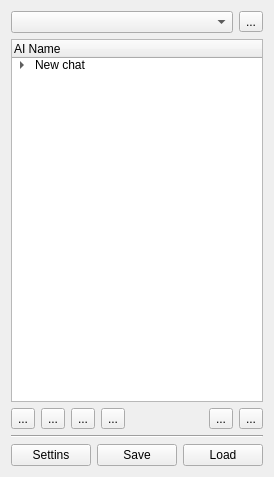
<?xml version="1.0" encoding="UTF-8"?>
<ui version="4.0">
 <class>ChatList</class>
 <widget class="QWidget" name="ChatList">
  <property name="geometry">
   <rect>
    <x>0</x>
    <y>0</y>
    <width>263</width>
    <height>477</height>
   </rect>
  </property>
  <property name="windowTitle">
   <string>Chat List</string>
  </property>
  <layout class="QVBoxLayout" name="vl_Main">
   <item>
    <layout class="QHBoxLayout" name="hl_ChatListFind">
     <item>
      <widget class="QComboBox" name="cb_FindChat">
       <property name="sizePolicy">
        <sizepolicy hsizetype="Preferred" vsizetype="Preferred">
         <horstretch>0</horstretch>
         <verstretch>0</verstretch>
        </sizepolicy>
       </property>
      </widget>
     </item>
     <item>
      <widget class="QToolButton" name="tb_FindChat">
       <property name="text">
        <string>...</string>
       </property>
       <property name="icon">
        <iconset theme="QIcon::ThemeIcon::EditFind"/>
       </property>
       <property name="iconSize">
        <size>
         <width>32</width>
         <height>32</height>
        </size>
       </property>
      </widget>
     </item>
    </layout>
   </item>
   <item>
    <widget class="QTreeWidget" name="tw_ChatList">
     <property name="dragDropMode">
      <enum>QAbstractItemView::DragDropMode::InternalMove</enum>
     </property>
     <column>
      <property name="text">
       <string>AI Name</string>
      </property>
     </column>
     <item>
      <property name="text">
       <string>New chat</string>
      </property>
      <item>
       <property name="text">
        <string>New Subitem</string>
       </property>
      </item>
      <item>
       <property name="text">
        <string>New Subitem</string>
       </property>
      </item>
      <item>
       <property name="text">
        <string>New Subitem</string>
       </property>
      </item>
      <item>
       <property name="text">
        <string>New Item</string>
       </property>
      </item>
      <item>
       <property name="text">
        <string>New Item</string>
       </property>
      </item>
      <item>
       <property name="text">
        <string>New Item</string>
       </property>
      </item>
     </item>
    </widget>
   </item>
   <item>
    <layout class="QHBoxLayout" name="horizontalLayout">
     <item>
      <widget class="QToolButton" name="tb_ChatMoveUp">
       <property name="text">
        <string>...</string>
       </property>
       <property name="icon">
        <iconset theme="QIcon::ThemeIcon::GoUp"/>
       </property>
      </widget>
     </item>
     <item>
      <widget class="QToolButton" name="tb_ChatMoveDown">
       <property name="text">
        <string>...</string>
       </property>
       <property name="icon">
        <iconset theme="QIcon::ThemeIcon::GoDown"/>
       </property>
      </widget>
     </item>
     <item>
      <widget class="QToolButton" name="toolButton_3">
       <property name="text">
        <string>...</string>
       </property>
      </widget>
     </item>
     <item>
      <widget class="QToolButton" name="toolButton_4">
       <property name="text">
        <string>...</string>
       </property>
      </widget>
     </item>
     <item>
      <spacer name="horizontalSpacer">
       <property name="orientation">
        <enum>Qt::Orientation::Horizontal</enum>
       </property>
       <property name="sizeHint" stdset="0">
        <size>
         <width>40</width>
         <height>20</height>
        </size>
       </property>
      </spacer>
     </item>
     <item>
      <widget class="QToolButton" name="tb_ChatAdd">
       <property name="text">
        <string>...</string>
       </property>
       <property name="icon">
        <iconset theme="QIcon::ThemeIcon::FolderNew"/>
       </property>
      </widget>
     </item>
     <item>
      <widget class="QToolButton" name="tb_ChatRemove">
       <property name="text">
        <string>...</string>
       </property>
       <property name="icon">
        <iconset theme="QIcon::ThemeIcon::EditDelete"/>
       </property>
      </widget>
     </item>
    </layout>
   </item>
   <item>
    <widget class="Line" name="line_Buttom">
     <property name="orientation">
      <enum>Qt::Orientation::Horizontal</enum>
     </property>
    </widget>
   </item>
   <item>
    <layout class="QHBoxLayout" name="hl_ChatListButtons">
     <item>
      <widget class="QPushButton" name="pb_ChatListSettings">
       <property name="text">
        <string>Settins</string>
       </property>
       <property name="icon">
        <iconset theme="QIcon::ThemeIcon::DocumentProperties"/>
       </property>
      </widget>
     </item>
     <item>
      <spacer name="hs_Buttons">
       <property name="orientation">
        <enum>Qt::Orientation::Horizontal</enum>
       </property>
       <property name="sizeHint" stdset="0">
        <size>
         <width>40</width>
         <height>20</height>
        </size>
       </property>
      </spacer>
     </item>
     <item>
      <widget class="QPushButton" name="pb_ChatListSave">
       <property name="text">
        <string>Save</string>
       </property>
       <property name="icon">
        <iconset theme="QIcon::ThemeIcon::DocumentSave"/>
       </property>
      </widget>
     </item>
     <item>
      <widget class="QPushButton" name="pb_ChatListLoad">
       <property name="text">
        <string>Load</string>
       </property>
       <property name="icon">
        <iconset theme="QIcon::ThemeIcon::DocumentOpen"/>
       </property>
      </widget>
     </item>
    </layout>
   </item>
  </layout>
 </widget>
 <resources/>
 <connections/>
</ui>
